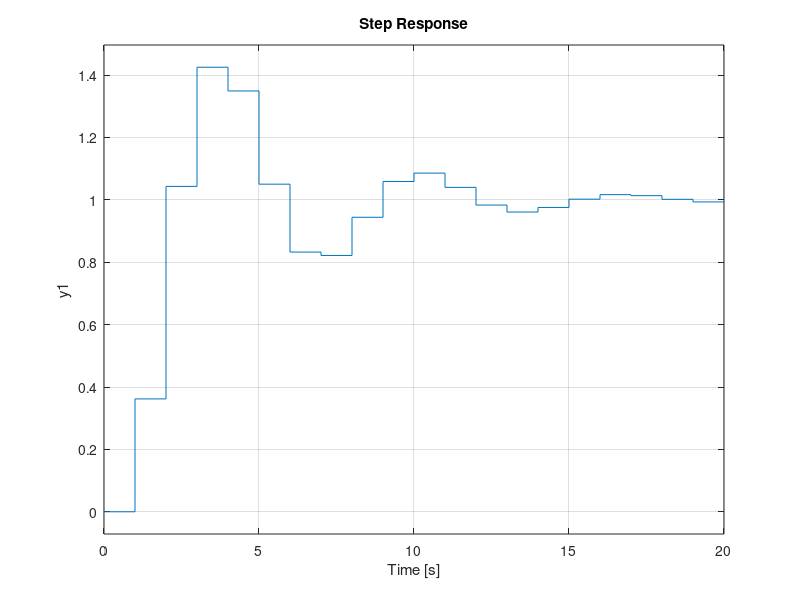

Source code (MATLAB):
% Programm c2d2c_1.m zum Experimentieren mit 
% Umwandlungsfunktionen c2d 

% ------- Umwandlung c2d
% SISO-System
sysc = tf(1, [1, 0.5 1]);


sysd1 = c2d(sysc, 1, 'zoh');
sysd2 = c2d(sysc, 1, 'foh');
sysd3 = c2d(sysc, 1, 'tustin');
sysd4 = c2d(sysc, 1, 'prewarp', 0.4);
sysd5 = c2d(sysc, 1, 'matched');

figure(1);     clf;
step(sysc);
hold on
step(sysd1);
step(sysd2);
step(sysd3);
step(sysd4);
step(sysd5);
hold off
